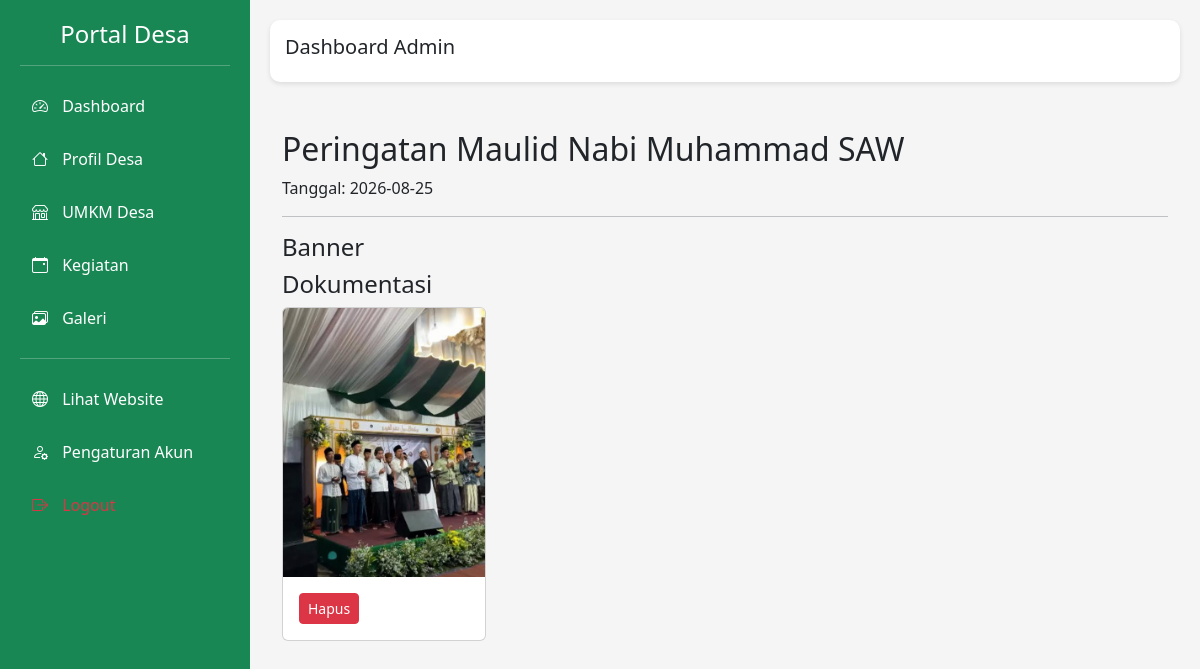
Screenshot of /admin/kegiatan/detail/1 (signed in) with the database file from the repository.
### models/kegiatan.py (models this page shows)
class Kegiatan(db.Model):
    __tablename__ = "kegiatan"
    id = db.Column(
        db.Integer,
        primary_key=True
    )
    nama = db.Column(
        db.String(200),
        nullable=False
    )
    tanggal = db.Column(
        db.Date
    )
    kategori = db.Column(
        db.String(50)
    )
    deskripsi = db.Column(
        db.Text
    )
    banner = db.Column(
        db.String(200)
    )
    dokumentasi = db.relationship(
        "Dokumentasi",
        backref="kegiatan",
        cascade="all, delete",
        lazy=True
    )

### models/dokumentasi.py (models this page shows)
class Dokumentasi(db.Model):
    __tablename__ = "dokumentasi"
    id = db.Column(
        db.Integer,
        primary_key=True
    )
    kegiatan_id = db.Column(
        db.Integer,
        db.ForeignKey(
            "kegiatan.id"
        ),
        nullable=False
    )
    foto = db.Column(
        db.String(200),
        nullable=False
    )

### routes/kegiatan_admin.py (the view)
@kegiatan_admin_bp.route(
    "/detail/<int:id>"
)
@login_required
def detail(id):
    kegiatan = Kegiatan.query.get_or_404(
        id
    )
    return render_template(
        "admin/kegiatan/detail.html",
        kegiatan=kegiatan
    )

### app.py (called while the page is built)
@login_manager.user_loader
def load_user(user_id):
    return User.query.get(int(user_id))

@app.context_processor
def utility_processor():
    def nama_bulan(bulan):
        daftar = [
            "",
            "Januari",
            "Februari",
            "Maret",
            "April",
            "Mei",
            "Juni",
            "Juli",
            "Agustus",
            "September",
            "Oktober",
            "November",
            "Desember"
        ]
        return daftar[bulan]
    def pindah(bulan,tahun,arah):
        bulan += arah
        if bulan < 1:
            bulan = 12
            tahun -= 1
        if bulan > 12:
            bulan = 1
            tahun += 1
        return {
            "bulan":bulan,
            "tahun":tahun
        }
    return dict(
        nama_bulan=nama_bulan,
        pindah=pindah
    )

### templates/admin/kegiatan/detail.html (shortened to what this page needs)
{% extends "admin/base_admin.html" %}
{% block content %}
<div class="container mt-5">
<h2>
{{kegiatan.nama}}
</h2>
<p>
Tanggal:
{{kegiatan.tanggal}}
</p>
<hr>
<h4>
Banner
</h4>
<h4>
Dokumentasi
</h4>
<div class="row">
{% for foto in kegiatan.dokumentasi %}
<div class="col-md-3 mb-3">
<div class="card">
<img
src="/static/uploads/kegiatan/dokumentasi/{{foto.foto}}"
class="card-img-top">
<div class="card-body">
<a
href="/admin/kegiatan/hapus-foto/{{foto.id}}"
class="btn btn-danger btn-sm"
onclick="return confirm('Hapus foto ini?')">
Hapus
</a>
</div>
</div>
</div>
{% endfor %}
</div>
</div>
{% endblock %}

### static/css/admin.css (style rules this page uses)
body { margin:0; background:#f5f5f5; }

### rows the page displays
Kegiatan: nama "Peringatan Maulid Nabi Muhammad SAW", tanggal "2026-08-25"
Dokumentasi: foto (picture)
